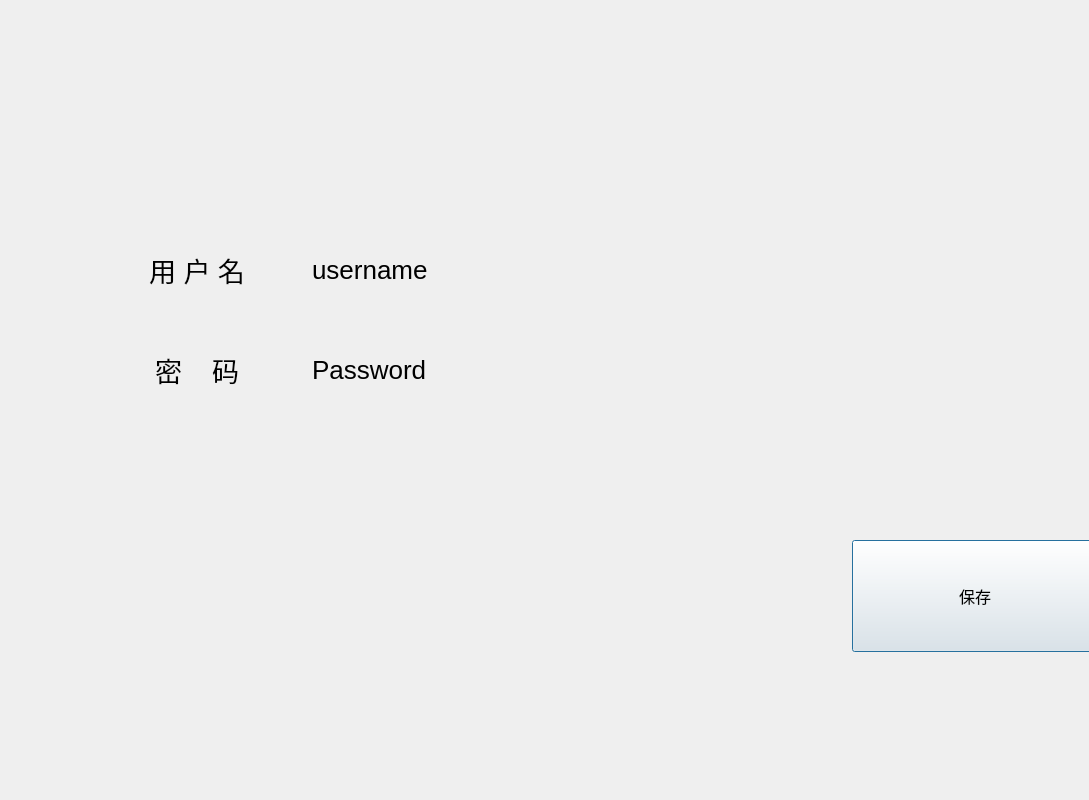
<?xml version="1.0" encoding="UTF-8"?>
<ui version="4.0">
 <class>RemoteCheckDialog</class>
 <widget class="QDialog" name="RemoteCheckDialog">
  <property name="geometry">
   <rect>
    <x>0</x>
    <y>0</y>
    <width>1089</width>
    <height>800</height>
   </rect>
  </property>
  <property name="windowTitle">
   <string>Dialog</string>
  </property>
  <widget class="CommonPushButton" name="pushButtonSave">
   <property name="geometry">
    <rect>
     <x>852</x>
     <y>540</y>
     <width>246</width>
     <height>112</height>
    </rect>
   </property>
   <property name="font">
    <font>
     <family>AlArabiya</family>
     <pointsize>12</pointsize>
    </font>
   </property>
   <property name="text">
    <string>保存</string>
   </property>
  </widget>
  <widget class="QFrame" name="framePasswordSetting">
   <property name="geometry">
    <rect>
     <x>80</x>
     <y>220</y>
     <width>651</width>
     <height>200</height>
    </rect>
   </property>
   <property name="frameShape">
    <enum>QFrame::NoFrame</enum>
   </property>
   <property name="frameShadow">
    <enum>QFrame::Raised</enum>
   </property>
   <widget class="QLabel" name="label_3">
    <property name="geometry">
     <rect>
      <x>40</x>
      <y>100</y>
      <width>154</width>
      <height>100</height>
     </rect>
    </property>
    <property name="font">
     <font>
      <pointsize>-1</pointsize>
      <weight>50</weight>
      <italic>false</italic>
      <bold>false</bold>
     </font>
    </property>
    <property name="styleSheet">
     <string notr="true">font: 27px;</string>
    </property>
    <property name="text">
     <string>密    码</string>
    </property>
    <property name="alignment">
     <set>Qt::AlignCenter</set>
    </property>
   </widget>
   <widget class="MyLineEdit" name="lineEditPassword">
    <property name="geometry">
     <rect>
      <x>230</x>
      <y>100</y>
      <width>421</width>
      <height>100</height>
     </rect>
    </property>
    <property name="font">
     <font>
      <pointsize>-1</pointsize>
      <weight>50</weight>
      <italic>false</italic>
      <bold>false</bold>
     </font>
    </property>
    <property name="focusPolicy">
     <enum>Qt::ClickFocus</enum>
    </property>
    <property name="autoFillBackground">
     <bool>false</bool>
    </property>
    <property name="styleSheet">
     <string notr="true">font: 26px;
border: 0px;
background-color: transparent;</string>
    </property>
    <property name="text">
     <string>Password</string>
    </property>
    <property name="maxLength">
     <number>16</number>
    </property>
    <property name="alignment">
     <set>Qt::AlignLeading|Qt::AlignLeft|Qt::AlignVCenter</set>
    </property>
   </widget>
   <widget class="QLineEdit" name="lineEditUseName">
    <property name="geometry">
     <rect>
      <x>230</x>
      <y>0</y>
      <width>421</width>
      <height>100</height>
     </rect>
    </property>
    <property name="font">
     <font>
      <pointsize>-1</pointsize>
      <weight>50</weight>
      <italic>false</italic>
      <bold>false</bold>
     </font>
    </property>
    <property name="focusPolicy">
     <enum>Qt::ClickFocus</enum>
    </property>
    <property name="autoFillBackground">
     <bool>false</bool>
    </property>
    <property name="styleSheet">
     <string notr="true">font: 26px;
border: 0px;
background-color: transparent;</string>
    </property>
    <property name="text">
     <string>username</string>
    </property>
    <property name="maxLength">
     <number>16</number>
    </property>
    <property name="alignment">
     <set>Qt::AlignLeading|Qt::AlignLeft|Qt::AlignVCenter</set>
    </property>
   </widget>
   <widget class="QLabel" name="label">
    <property name="geometry">
     <rect>
      <x>40</x>
      <y>0</y>
      <width>154</width>
      <height>100</height>
     </rect>
    </property>
    <property name="font">
     <font>
      <pointsize>-1</pointsize>
      <weight>50</weight>
      <italic>false</italic>
      <bold>false</bold>
     </font>
    </property>
    <property name="styleSheet">
     <string notr="true">font: 27px;</string>
    </property>
    <property name="text">
     <string>用 户 名</string>
    </property>
    <property name="alignment">
     <set>Qt::AlignCenter</set>
    </property>
   </widget>
  </widget>
 </widget>
 <customwidgets>
  <customwidget>
   <class>CommonPushButton</class>
   <extends>QPushButton</extends>
   <header>commonpushbutton.h</header>
  </customwidget>
  <customwidget>
   <class>MyLineEdit</class>
   <extends>QLineEdit</extends>
   <header>mylineedit.h</header>
  </customwidget>
 </customwidgets>
 <resources/>
 <connections/>
</ui>
